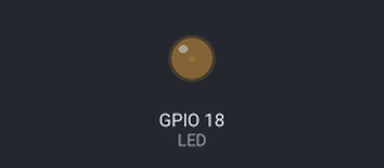
Simulated run of this program. Board: Raspberry Pi (BCM pin numbers). Shown: output pins drawn as LEDs (lit = HIGH).

Above: at 0.05 s.
At 0.9 s:
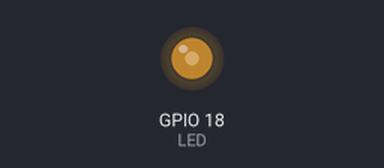
At 1.8 s:
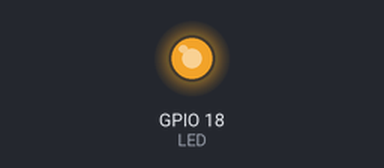
At 3.6 s:
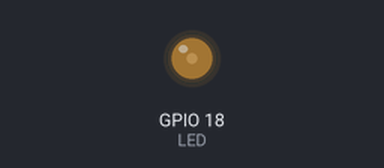
Timing chart, 0 to 5.3 s (numbered marks = the images above):
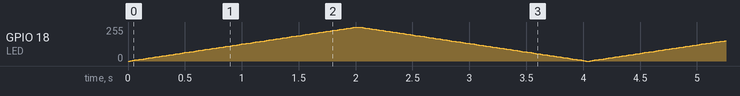

The program:

ex05_pwm.py
```python
import RPi.GPIO as GPIO
import time

LED = 18

GPIO.setmode(GPIO.BCM)
GPIO.setup(LED, GPIO.OUT)

pwm = GPIO.PWM(LED, 1000)
pwm.start(0)

try:
    while True:
        for brilho in range(0, 101):
            pwm.ChangeDutyCycle(brilho)
            time.sleep(0.02)

        for brilho in range(100, -1, -1):
            pwm.ChangeDutyCycle(brilho)
            time.sleep(0.02)

except KeyboardInterrupt:
    pwm.stop()
    GPIO.cleanup()
```
